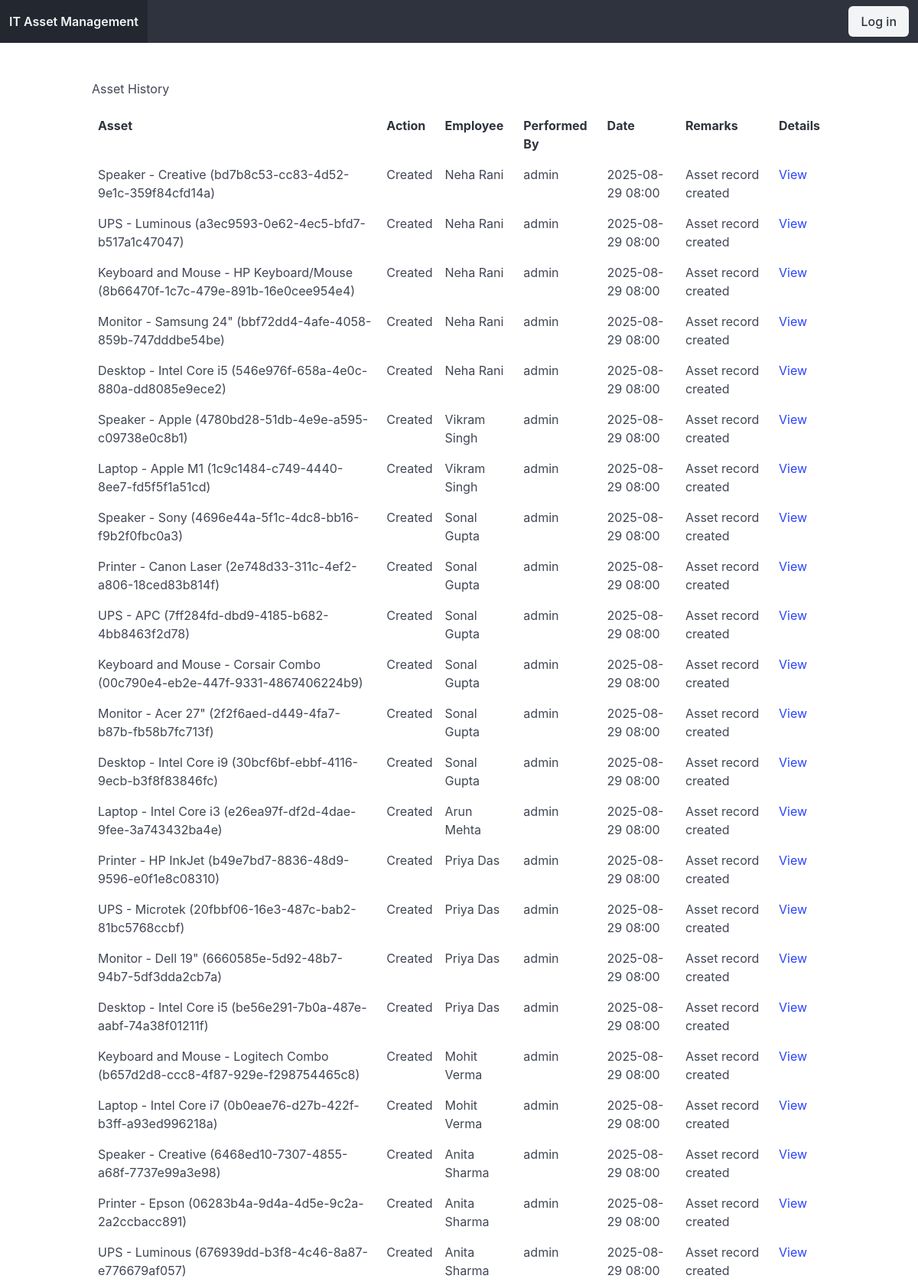
The page /history/ (upper part) on the database its author committed.
### assets/models.py (models this page shows, shortened)
class AssetHistory(models.Model):
    ACTIONS = [
        ("created", "Created"),
        ("assigned", "Assigned"),
        ("transferred", "Transferred"),
        ("returned", "Returned"),
        ("repaired", "Sent for Repair"),
        ("disposed", "Disposed"),
    ]
    asset = models.ForeignKey(Asset, on_delete=models.CASCADE, related_name="history")
    employee = models.ForeignKey(
        Employee, on_delete=models.SET_NULL, null=True, blank=True
    )
    performed_by = models.ForeignKey(
        User,
        on_delete=models.SET_NULL,
        null=True,
        blank=True,
        related_name="performed_actions",
    )
    action = models.CharField(max_length=50, choices=ACTIONS)
    timestamp = models.DateTimeField(auto_now_add=True)
    remarks = models.TextField(blank=True)
    class Meta:
        ordering = ["-timestamp"]

class Asset(models.Model):
    asset_tag = models.UUIDField(default=uuid.uuid4, editable=False, unique=True)
    type = models.ForeignKey(AssetType, on_delete=models.CASCADE, related_name="assets")
    make_model = models.CharField(max_length=200)
    serial_number = models.CharField(max_length=100, blank=True, null=True)
    year_of_purchase = models.PositiveIntegerField()
    ram = models.CharField(max_length=100, blank=True, null=True)
    hdd = models.CharField(max_length=100, blank=True, null=True)
    ssd = models.CharField(max_length=100, blank=True, null=True)
    os = models.CharField(max_length=100, blank=True, null=True)
    condition = models.CharField(
        max_length=20, choices=CONDITION_CHOICES, default="working"
    )
    remarks = models.TextField(blank=True, null=True)
    is_active = models.BooleanField(default=True)
    alloted_to = models.ForeignKey(
        Employee,
        on_delete=models.SET_NULL,
        null=True,
        blank=True,
        related_name="assets",
    )
    created_at = models.DateTimeField(auto_now_add=True)
    class Meta:
        ordering = ["-created_at"]
    def __str__(self):
        return f"{self.type.name} - {self.make_model} ({self.asset_tag})"

class AssetType(models.Model):
    name = models.CharField(max_length=100, unique=True)
    category = models.CharField(max_length=100, blank=True, null=True)
    class Meta:
        verbose_name_plural = "Asset Types"

class Employee(models.Model):
    first_name = models.CharField(max_length=100)
    last_name = models.CharField(max_length=100)
    section = models.CharField(max_length=100, blank=True, null=True)
    designation = models.CharField(max_length=150)
    email = models.EmailField(unique=True, blank=True, null=True)
    phone = models.CharField(max_length=15, unique=True, blank=True, null=True)
    created_at = models.DateTimeField(auto_now_add=True)
    class Meta:
        ordering = ["first_name", "last_name"]

### assets/views/history.py (the view)
# urls.py: path("history/", history_list, name="history_list"),
def history_list(request):
    histories = History.objects.select_related(
        "asset", "employee", "performed_by"
    ).order_by("-timestamp")
    return render(request, "history/list.html", {"histories": histories})

### common/current_user.py (called while the page is built)
def set_current_user(user):
    _local.user = user

def clear_current_user():
    if hasattr(_local, "user"):
        del _local.user

    def __call__(self, request):
        set_current_user(getattr(request, "user", None))
        response = self.get_response(request)
        clear_current_user()
        return response

### assets/templates/history/list.html
{% extends "base.html" %}
{% block content %}
<h2 class="text-xl font-bold mb-4">Asset History</h2>
<table class="table-auto w-full border-collapse border">
  <thead>
    <tr class="bg-gray-200">
      <th class="border p-2">Asset</th>
      <th class="border p-2">Action</th>
      <th class="border p-2">Employee</th>
      <th class="border p-2">Performed By</th>
      <th class="border p-2">Date</th>
      <th class="border p-2">Remarks</th>
      <th class="border p-2">Details</th>
    </tr>
  </thead>
  <tbody>
    {% for history in histories %}
    <tr>
      <td class="border p-2">{{ history.asset }}</td>
      <td class="border p-2">{{ history.action|capfirst|default:"-" }}</td>
      <td class="border p-2">
        {% if history.employee %}
          {{ history.employee.first_name }} {{ history.employee.last_name }}
        {% else %}
          -
        {% endif %}
      </td>
      <td class="border p-2">{{ history.performed_by.username|default:"System" }}</td>
      <td class="border p-2">{{ history.timestamp|date:"Y-m-d H:i" }}</td>
      <td class="border p-2">{{ history.remarks|default:"-"|truncatechars:80 }}</td>
      <td class="border p-2">
        <a href="{% url 'history_detail' history.pk %}" class="text-blue-600">View</a>
      </td>
    </tr>
    {% empty %}
    <tr>
      <td colspan="7" class="p-4 text-center">No history records found.</td>
    </tr>
    {% endfor %}
  </tbody>
</table>
{% endblock %}

### rows shown on the page
AssetHistory: asset "Speaker - Creative (bd7b8c53-cc83-4d52-9e1c-359f84cfd14a)", action "Created", employee.first_name "Neha", employee.last_name "Rani", performed_by.username "admin", timestamp "2025-08-29 08:00", remarks "Asset record created"
AssetHistory: asset "UPS - Luminous (a3ec9593-0e62-4ec5-bfd7-b517a1c47047)", action "Created", employee.first_name "Neha", employee.last_name "Rani", performed_by.username "admin", timestamp "2025-08-29 08:00", remarks "Asset record created"
AssetHistory: asset "Keyboard and Mouse - HP Keyboard/Mouse (8b66470f-1c7c-479e-891b-16e0cee954e4)", action "Created", employee.first_name "Neha", employee.last_name "Rani", performed_by.username "admin", timestamp "2025-08-29 08:00", remarks "Asset record created"
AssetHistory: asset "Monitor - Samsung 24\" (bbf72dd4-4afe-4058-859b-747dddbe54be)", action "Created", employee.first_name "Neha", employee.last_name "Rani", performed_by.username "admin", timestamp "2025-08-29 08:00", remarks "Asset record created"
AssetHistory: asset "Desktop - Intel Core i5 (546e976f-658a-4e0c-880a-dd8085e9ece2)", action "Created", employee.first_name "Neha", employee.last_name "Rani", performed_by.username "admin", timestamp "2025-08-29 08:00", remarks "Asset record created"
AssetHistory: asset "Speaker - Apple (4780bd28-51db-4e9e-a595-c09738e0c8b1)", action "Created", employee.first_name "Vikram", employee.last_name "Singh", performed_by.username "admin", timestamp "2025-08-29 08:00", remarks "Asset record created"
AssetHistory: asset "Laptop - Apple M1 (1c9c1484-c749-4440-8ee7-fd5f5f1a51cd)", action "Created", employee.first_name "Vikram", employee.last_name "Singh", performed_by.username "admin", timestamp "2025-08-29 08:00", remarks "Asset record created"
AssetHistory: asset "Speaker - Sony (4696e44a-5f1c-4dc8-bb16-f9b2f0fbc0a3)", action "Created", employee.first_name "Sonal", employee.last_name "Gupta", performed_by.username "admin", timestamp "2025-08-29 08:00", remarks "Asset record created"
AssetHistory: asset "Printer - Canon Laser (2e748d33-311c-4ef2-a806-18ced83b814f)", action "Created", employee.first_name "Sonal", employee.last_name "Gupta", performed_by.username "admin", timestamp "2025-08-29 08:00", remarks "Asset record created"
AssetHistory: asset "UPS - APC (7ff284fd-dbd9-4185-b682-4bb8463f2d78)", action "Created", employee.first_name "Sonal", employee.last_name "Gupta", performed_by.username "admin", timestamp "2025-08-29 08:00", remarks "Asset record created"
AssetHistory: asset "Keyboard and Mouse - Corsair Combo (00c790e4-eb2e-447f-9331-4867406224b9)", action "Created", employee.first_name "Sonal", employee.last_name "Gupta", performed_by.username "admin", timestamp "2025-08-29 08:00", remarks "Asset record created"
AssetHistory: asset "Monitor - Acer 27\" (2f2f6aed-d449-4fa7-b87b-fb58b7fc713f)", action "Created", employee.first_name "Sonal", employee.last_name "Gupta", performed_by.username "admin", timestamp "2025-08-29 08:00", remarks "Asset record created"
AssetHistory: asset "Desktop - Intel Core i9 (30bcf6bf-ebbf-4116-9ecb-b3f8f83846fc)", action "Created", employee.first_name "Sonal", employee.last_name "Gupta", performed_by.username "admin", timestamp "2025-08-29 08:00", remarks "Asset record created"
AssetHistory: asset "Laptop - Intel Core i3 (e26ea97f-df2d-4dae-9fee-3a743432ba4e)", action "Created", employee.first_name "Arun", employee.last_name "Mehta", performed_by.username "admin", timestamp "2025-08-29 08:00", remarks "Asset record created"
AssetHistory: asset "Printer - HP InkJet (b49e7bd7-8836-48d9-9596-e0f1e8c08310)", action "Created", employee.first_name "Priya", employee.last_name "Das", performed_by.username "admin", timestamp "2025-08-29 08:00", remarks "Asset record created"
AssetHistory: asset "UPS - Microtek (20fbbf06-16e3-487c-bab2-81bc5768ccbf)", action "Created", employee.first_name "Priya", employee.last_name "Das", performed_by.username "admin", timestamp "2025-08-29 08:00", remarks "Asset record created"
AssetHistory: asset "Monitor - Dell 19\" (6660585e-5d92-48b7-94b7-5df3dda2cb7a)", action "Created", employee.first_name "Priya", employee.last_name "Das", performed_by.username "admin", timestamp "2025-08-29 08:00", remarks "Asset record created"
AssetHistory: asset "Desktop - Intel Core i5 (be56e291-7b0a-487e-aabf-74a38f01211f)", action "Created", employee.first_name "Priya", employee.last_name "Das", performed_by.username "admin", timestamp "2025-08-29 08:00", remarks "Asset record created"
AssetHistory: asset "Keyboard and Mouse - Logitech Combo (b657d2d8-ccc8-4f87-929e-f298754465c8)", action "Created", employee.first_name "Mohit", employee.last_name "Verma", performed_by.username "admin", timestamp "2025-08-29 08:00", remarks "Asset record created"
AssetHistory: asset "Laptop - Intel Core i7 (0b0eae76-d27b-422f-b3ff-a93ed996218a)", action "Created", employee.first_name "Mohit", employee.last_name "Verma", performed_by.username "admin", timestamp "2025-08-29 08:00", remarks "Asset record created"
AssetHistory: asset "Speaker - Creative (6468ed10-7307-4855-a68f-7737e99a3e98)", action "Created", employee.first_name "Anita", employee.last_name "Sharma", performed_by.username "admin", timestamp "2025-08-29 08:00", remarks "Asset record created"
AssetHistory: asset "Printer - Epson (06283b4a-9d4a-4d5e-9c2a-2a2ccbacc891)", action "Created", employee.first_name "Anita", employee.last_name "Sharma", performed_by.username "admin", timestamp "2025-08-29 08:00", remarks "Asset record created"
AssetHistory: asset "UPS - Luminous (676939dd-b3f8-4c46-8a87-e776679af057)", action "Created", employee.first_name "Anita", employee.last_name "Sharma", performed_by.username "admin", timestamp "2025-08-29 08:00", remarks "Asset record created"
